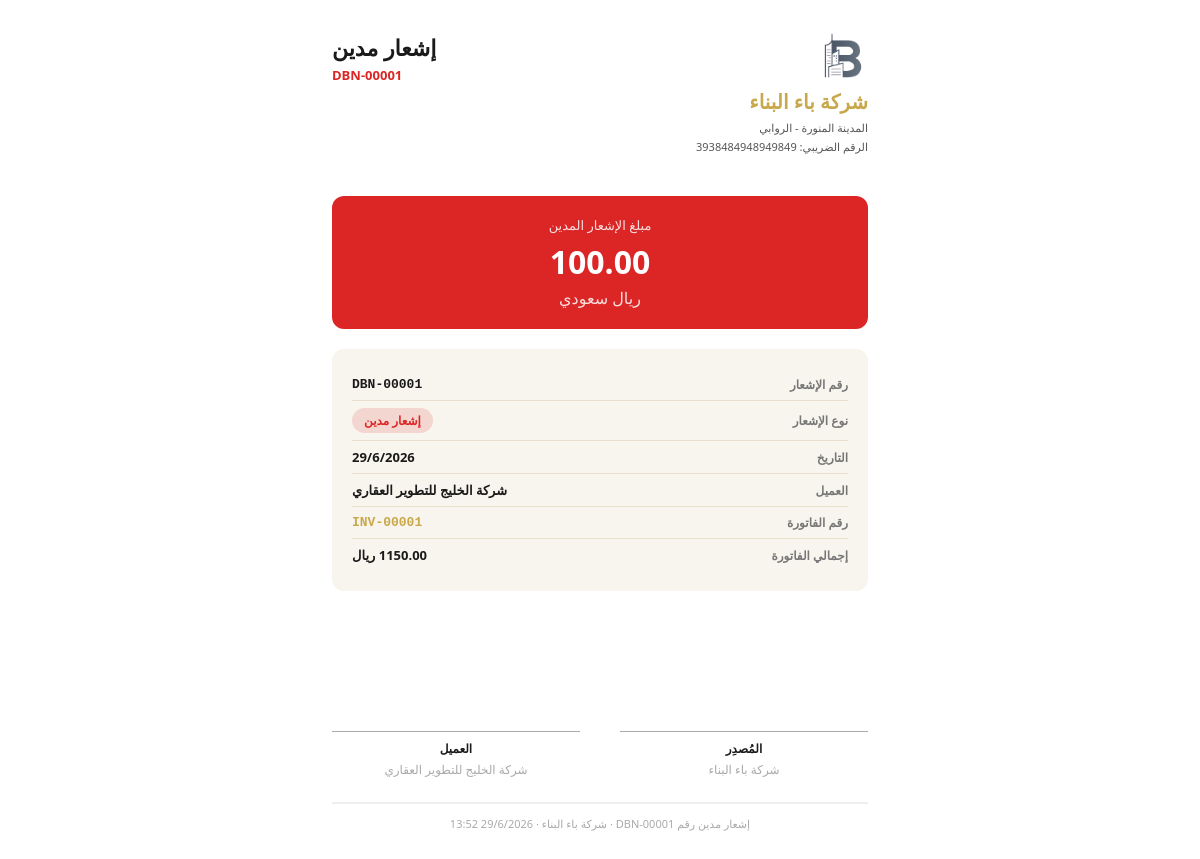
Page /invoices/notes/2/print/ (signed in) on the committed database.
### company/models.py (models this page shows, shortened)
class CompanySettings(models.Model):
    company_logo    = models.ImageField(upload_to='company/', blank=True, null=True)
    company_name_ar = models.CharField(max_length=255, blank=True)
    company_name_en = models.CharField(max_length=255, blank=True)
    unified_number  = models.CharField(max_length=20, blank=True)
    cr_number       = models.CharField(max_length=20, blank=True)
    cr_issue_date   = models.DateField(blank=True, null=True)
    municipality_license = models.CharField(max_length=100, blank=True)
    tax_registration_number = models.CharField(max_length=50, blank=True)
    facility_address     = models.TextField(blank=True)
    address_building_number = models.CharField(max_length=20, blank=True)
    address_street       = models.CharField(max_length=255, blank=True)
    address_district     = models.CharField(max_length=255, blank=True)
    address_city         = models.CharField(max_length=100, blank=True)
    address_postal_code  = models.CharField(max_length=10, blank=True)
    manager_name        = models.CharField(max_length=255, blank=True)
    manager_nationality = models.CharField(max_length=100, blank=True)
    manager_id          = models.CharField(max_length=50, blank=True)
    manager_mobile      = models.CharField(max_length=20, blank=True)
    manager_email       = models.EmailField(blank=True)
    pr_mobile         = models.CharField(max_length=20, blank=True)
    pr_email          = models.EmailField(blank=True)
    marketing_mobile  = models.CharField(max_length=20, blank=True)
    marketing_email   = models.EmailField(blank=True)
    hr_email          = models.EmailField(blank=True)
    instagram      = models.URLField(blank=True)
    tiktok         = models.URLField(blank=True)
    facebook       = models.URLField(blank=True)
    youtube        = models.URLField(blank=True)
    twitter        = models.URLField(blank=True)
    snapchat       = models.URLField(blank=True)
    google_maps_link = models.URLField(blank=True)
    website_link   = models.URLField(blank=True)
    class Meta:
        verbose_name = 'إعدادات الشركة'

### invoices/models.py (models this page shows, shortened)
class InvoiceNote(models.Model):
    TYPE_CHOICES = [
        ('credit', 'إشعار دائن'),
        ('debit',  'إشعار مدين'),
        ('refund', 'استرجاع'),
    ]
    invoice     = models.ForeignKey(Invoice, on_delete=models.CASCADE, related_name='invoice_notes')
    note_type   = models.CharField(max_length=10, choices=TYPE_CHOICES)
    note_number = models.CharField(max_length=50, unique=True, editable=False)
    amount      = models.DecimalField(max_digits=14, decimal_places=2)
    reason      = models.TextField(blank=True)
    date        = models.DateField(default=date.today)
    created_by  = models.ForeignKey(User, on_delete=models.SET_NULL, null=True, blank=True)
    created_at  = models.DateTimeField(auto_now_add=True)
    class Meta:
        ordering = ['-date']

class Invoice(models.Model):
    STATUS_CHOICES = [
        ('draft',        'مسودة'),
        ('final',        'نهائية'),
        ('partial_paid', 'مدفوعة جزئياً'),
        ('fully_paid',   'مدفوعة بالكامل'),
        ('cancelled',    'ملغاة'),
    ]
    invoice_number  = models.CharField(max_length=50, unique=True, editable=False)
    issue_date      = models.DateField(default=date.today)
    due_date        = models.DateField(blank=True, null=True)
    client          = models.ForeignKey('clients.Client', on_delete=models.PROTECT, related_name='invoices')
    project         = models.ForeignKey('projects.Project', on_delete=models.SET_NULL, null=True, blank=True, related_name='invoices')
    status          = models.CharField(max_length=20, choices=STATUS_CHOICES, default='draft')
    subtotal        = models.DecimalField(max_digits=14, decimal_places=2, default=0)
    discount_amount = models.DecimalField(max_digits=14, decimal_places=2, default=0)
    vat_rate        = models.DecimalField(max_digits=5, decimal_places=2, default=15)
    vat_amount      = models.DecimalField(max_digits=14, decimal_places=2, default=0)
    total_amount    = models.DecimalField(max_digits=14, decimal_places=2, default=0)
    paid_amount     = models.DecimalField(max_digits=14, decimal_places=2, default=0)
    notes           = models.TextField(blank=True)
    created_by      = models.ForeignKey(User, on_delete=models.SET_NULL, null=True, blank=True)
    created_at      = models.DateTimeField(auto_now_add=True)
    class Meta:
        ordering = ['-created_at']

### clients/models.py (models this page shows, shortened)
class Client(models.Model):
    TYPE_INDIVIDUAL = 'individual'
    TYPE_COMPANY = 'company'
    TYPE_CHOICES = [
        (TYPE_INDIVIDUAL, 'فرد'),
        (TYPE_COMPANY, 'شركة'),
    ]
    client_type = models.CharField(max_length=20, choices=TYPE_CHOICES, default=TYPE_INDIVIDUAL, verbose_name='نوع العميل')
    name = models.CharField(max_length=200, verbose_name='الاسم')
    phone = models.CharField(max_length=20, blank=True, verbose_name='رقم الجوال')
    email = models.EmailField(blank=True, verbose_name='البريد الإلكتروني')
    address = models.TextField(blank=True, verbose_name='العنوان')
    notes = models.TextField(blank=True, verbose_name='ملاحظات')
    created_at = models.DateTimeField(auto_now_add=True)
    updated_at = models.DateTimeField(auto_now=True)
    national_id = models.CharField(max_length=20, blank=True, verbose_name='رقم الهوية')
    company_logo = models.ImageField(upload_to='clients/logos/', blank=True, null=True, verbose_name='شعار الشركة')
    tax_number = models.CharField(max_length=50, blank=True, verbose_name='الرقم الضريبي')
    commercial_registration = models.CharField(max_length=50, blank=True, verbose_name='السجل التجاري')
    contact_person = models.CharField(max_length=100, blank=True, verbose_name='الشخص المسؤول')
    contact_person_title = models.CharField(max_length=100, blank=True, verbose_name='المسمى الوظيفي')
    website = models.URLField(blank=True, verbose_name='الموقع الإلكتروني')
    class Meta:
        verbose_name = 'عميل'
        verbose_name_plural = 'العملاء'
        ordering = ['-created_at']

### invoices/views.py (the view)
# urls.py: path('notes/<int:note_pk>/print/', views.invoice_note_print, name='inv_note_print'),
@login_required(login_url='/system/')
def invoice_note_print(request, note_pk):
    note = get_object_or_404(InvoiceNote, pk=note_pk)
    return render(request, 'invoices/note_print.html', {'note': note})

### company/context_processors.py (called while the page is built)
def company_settings(request):
    company = CompanySettings.objects.first()
    return {'company': company}

### invoices/templates/invoices/note_print.html (shortened to what this page needs)
<!DOCTYPE html>
<html lang="ar" dir="rtl">
<head>
</head>
<body>
<div class="page type-{{ note.note_type }}">
    <div class="header">
        <div class="company-info">
            {% if company and company.company_logo %}
            <img src="{{ company.company_logo.url }}" alt="شعار الشركة" style="height:50px;margin-bottom:6px;display:block">
            {% endif %}
            <h1>{{ company.company_name_ar|default:"" }}</h1>
            {% if company %}
            <p>
                {% if company.address_city %}{{ company.address_city }}{% if company.address_district %} - {{ company.address_district }}{% endif %}<br>{% endif %}
                {% if company.tax_registration_number %}الرقم الضريبي: {{ company.tax_registration_number }}{% endif %}
            </p>
            {% endif %}
        </div>
        <div class="note-title">
            <h2>{{ note.get_note_type_display }}</h2>
            <div class="note-num">{{ note.note_number }}</div>
        </div>
    </div>
    <div class="amount-box">
        <div class="amount-label">
            {% if note.note_type == 'credit' %}مبلغ الإشعار الدائن
            {% elif note.note_type == 'debit' %}مبلغ الإشعار المدين
            {% else %}المبلغ المسترجع
            {% endif %}
        </div>
        <div class="amount-val">{{ note.amount|floatformat:2 }}</div>
        <div class="amount-currency">ريال سعودي</div>
    </div>
    <div class="rec-box">
        <div class="rec-row">
            <span class="rec-label">رقم الإشعار</span>
            <span class="rec-val" style="font-family:monospace">{{ note.note_number }}</span>
        </div>
        <div class="rec-row">
            <span class="rec-label">نوع الإشعار</span>
            <span class="rec-val">
                {% if note.note_type == 'credit' %}<span class="type-badge badge-credit">إشعار دائن</span>
                {% elif note.note_type == 'debit' %}<span class="type-badge badge-debit">إشعار مدين</span>
                {% else %}<span class="type-badge badge-refund">استرجاع</span>{% endif %}
            </span>
        </div>
        <div class="rec-row">
            <span class="rec-label">التاريخ</span>
            <span class="rec-val">{{ note.date|date:"j/n/Y" }}</span>
        </div>
        <div class="rec-row">
            <span class="rec-label">العميل</span>
            <span class="rec-val">{{ note.invoice.client.name }}</span>
        </div>
        <div class="rec-row">
            <span class="rec-label">رقم الفاتورة</span>
            <span class="rec-val" style="color:#c8a84b;font-family:monospace">{{ note.invoice.invoice_number }}</span>
        </div>
        <div class="rec-row">
            <span class="rec-label">إجمالي الفاتورة</span>
            <span class="rec-val">{{ note.invoice.total_amount|floatformat:2 }} ريال</span>
        </div>
    </div>
    <div class="signatures">
        <div class="sig-box">
            <div style="height:60px"></div>
            <div class="sig-line">
                <div class="sig-title">المُصدِر</div>
                <div style="margin-top:4px;color:#aaa">{{ company.company_name_ar|default:"" }}</div>
            </div>
        </div>
        <div class="sig-box">
            <div style="height:60px"></div>
            <div class="sig-line">
                <div class="sig-title">العميل</div>
                <div style="margin-top:4px;color:#aaa">{{ note.invoice.client.name }}</div>
            </div>
        </div>
    </div>
    <div class="footer">
        <p>{{ note.get_note_type_display }} رقم {{ note.note_number }} · {{ company.company_name_ar|default:"" }} · {{ note.created_at|date:"j/n/Y H:i" }}</p>
    </div>
</div>
</body>
</html>

### invoices/templates/invoices/note_print.html (style rules this page uses)
* { margin:0; padding:0; box-sizing:border-box; }
body { font-family: 'Segoe UI', Tahoma, Arial, sans-serif; font-size:13px; color:#1a1a1a; background:#fff; direction:rtl; }
.page { max-width:600px; margin:0 auto; padding:32px; }
.header { display:flex; justify-content:space-between; align-items:flex-start; padding-bottom:20px; border-bottom:3px solid var(--accent); margin-bottom:20px; }
.company-info h1 { font-size:20px; font-weight:800; color:#c8a84b; margin-bottom:4px; }
.company-info p { font-size:11px; color:#555; line-height:1.7; }
.note-title { text-align:left; }
.note-title h2 { font-size:22px; font-weight:800; color:#1a1a1a; }
.note-title .note-num { font-size:13px; font-weight:700; margin-top:4px; }
.amount-box { border-radius:12px; padding:20px; text-align:center; margin-bottom:20px; }
.amount-box .amount-label { font-size:13px; opacity:0.85; margin-bottom:6px; }
.amount-box .amount-val { font-size:32px; font-weight:800; }
.amount-box .amount-currency { font-size:16px; margin-top:4px; opacity:0.85; }
.type-debit .amount-box { background:#dc2626; color:#fff; }
.type-debit .note-title .note-num { color:#dc2626; }
.type-debit .header { border-color:#dc2626; }
.rec-box { background:#f8f5ee; border-radius:12px; padding:20px; margin-bottom:20px; }
.rec-row { display:flex; justify-content:space-between; align-items:center; padding:7px 0; border-bottom:1px solid #e8e0cc; }
.rec-row:last-child { border-bottom:none; }
.rec-label { font-size:12px; color:#777; font-weight:600; }
.rec-val { font-size:13px; font-weight:700; color:#1a1a1a; }
.type-badge { display:inline-block; padding:4px 12px; border-radius:20px; font-size:12px; font-weight:700; }
.badge-debit { background:rgba(220,38,38,.15); color:#dc2626; }
.signatures { display:grid; grid-template-columns:1fr 1fr; gap:40px; margin-top:40px; }
.sig-box { text-align:center; }
.sig-line { border-top:1px solid #aaa; padding-top:8px; margin-top:40px; font-size:12px; color:#555; }
.sig-title { font-size:12px; font-weight:700; color:#1a1a1a; }
.footer { border-top:2px solid #eee; margin-top:24px; padding-top:12px; text-align:center; font-size:11px; color:#aaa; }

### rows in the picture
CompanySettings: company_logo (picture), company_name_ar "شركة باء البناء", address_city "المدينة المنورة", address_district "الروابي", tax_registration_number "3938484948949849"
InvoiceNote: note_type "إشعار مدين", note_number "DBN-00001", amount "100.00", date "29/6/2026", invoice.client.name "شركة الخليج للتطوير العقاري", invoice.invoice_number "INV-00001", created_at "29/6/2026 13:52"
